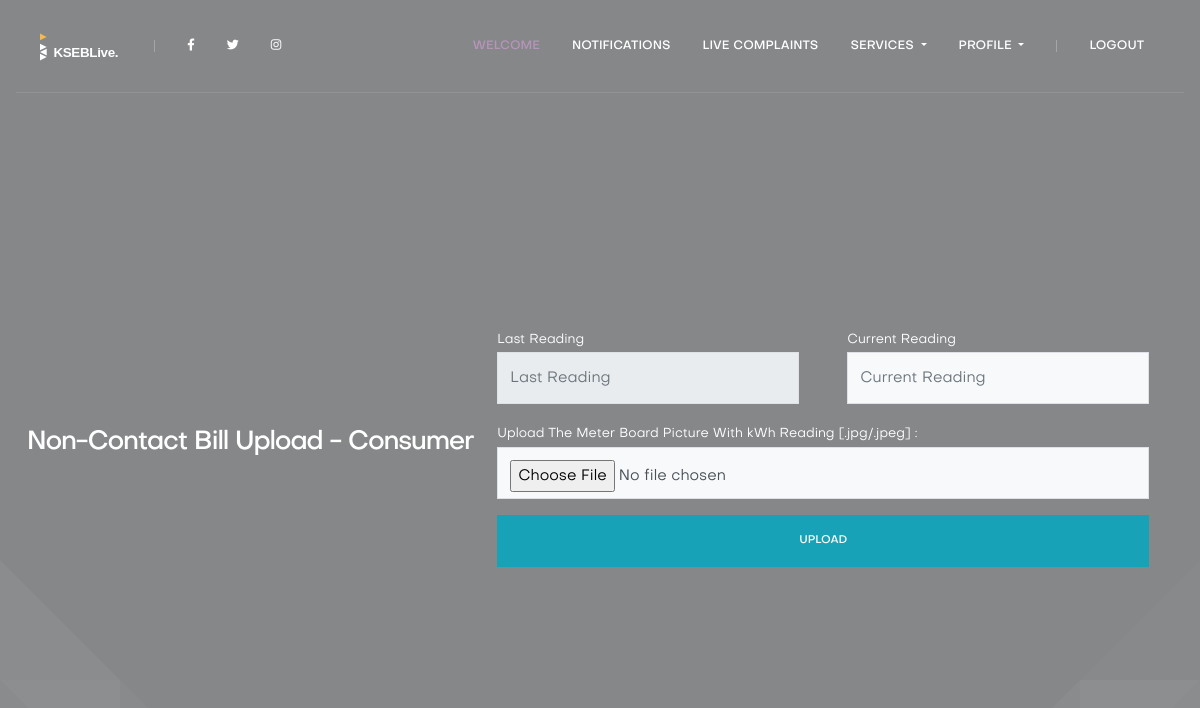
The app's page /addbill.php?t=ba331356, older data.
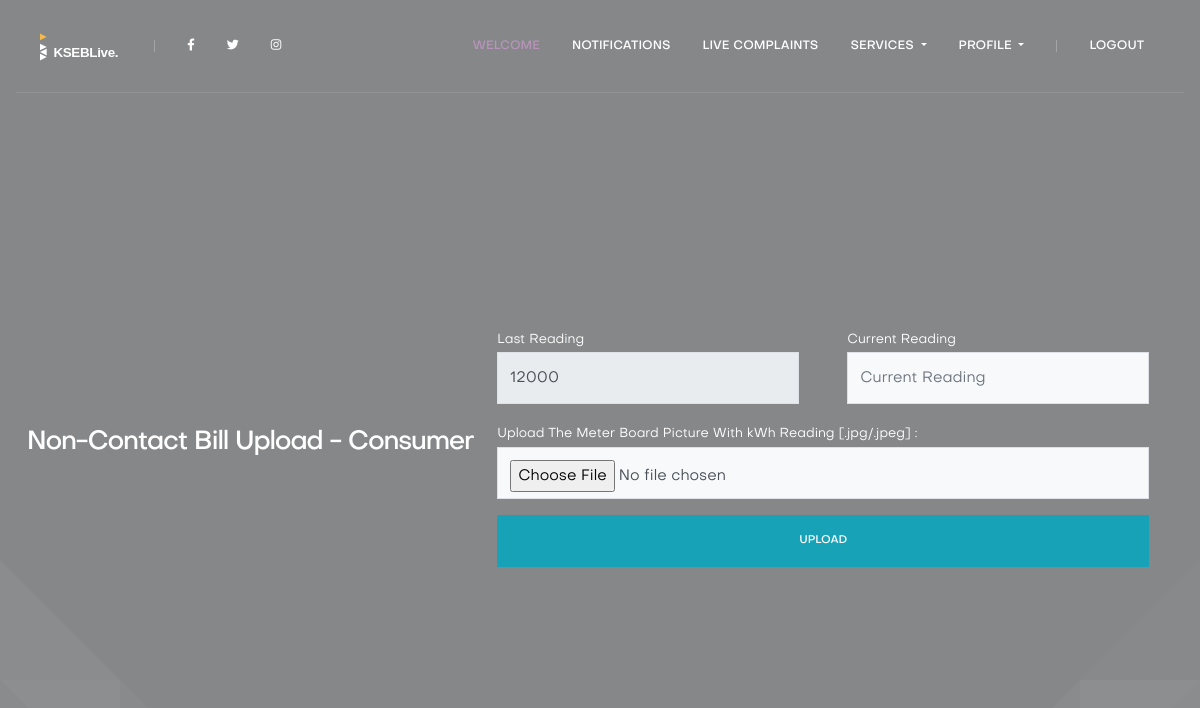
The same page, newer data.
### tables this page shows
CREATE TABLE `tb_bill` (
  `id` int(11) NOT NULL,
  `billkey` varchar(8) NOT NULL,
  `billdate` date NOT NULL,
  `duedate` date NOT NULL,
  `dcdate` date NOT NULL,
  `initialread` varchar(15) NOT NULL,
  `finalread` varchar(15) NOT NULL,
  `unitsused` varchar(15) NOT NULL,
  `fixedcharge` varchar(20) NOT NULL,
  `energycharge` varchar(15) NOT NULL,
  `total` varchar(20) NOT NULL,
  `consumerno` varchar(13) NOT NULL,
  `phno` varchar(10) NOT NULL,
  `status` enum('0','1') NOT NULL,
  `staffid` int(11) NOT NULL,
  `engid` int(11) NOT NULL,
  `nonstatus` enum('0','1','','') NOT NULL DEFAULT '0',
  `meterfile` varchar(255) DEFAULT NULL,
  `approvestatus` enum('0','1','2','3') NOT NULL DEFAULT '0'
);

### addbill.php (the view, shortened to what this page needs)
<?php
    include 'custheader.php';
    $billkey = $_GET['t'];
    $sql="select * from tb_bill where billkey='".$billkey."'";
	  $result = mysqli_query($conn,$sql);
	  while ($row=mysqli_fetch_array($result))
	  {
	    $final=$row['initialread'];
	  }
?>
      <section class="section section-top section-full">
      <div class="container">
        <div class="row justify-content-center align-items-center"><h2 style="text-align: center;color: white;">Non-Contact Bill Upload - Consumer</h2>
          <div class="col-md-8 col-lg-7">
          	<form role="form" name="myform" action="publicconnectionreg.php?t=<?php echo $billkey; ?>" method="post" enctype="multipart/form-data">
			    			<div class="row">
			    				<div class="col-xs-6 col-sm-6 col-md-6">
			    					<div class="form-group">
			    						<label class="form-check-label" for="exampleRadios1" style="color: white;">
								    Last Reading
								  </label>
			               				<input type="text" name="final" class="form-control input-sm" placeholder="Last Reading" readonly value="<?php echo $final; ?>">
			    					</div>
			    				</div>
			    				<div class="col-xs-6 col-sm-6 col-md-6">
			    					<div class="form-group">
			    						<label class="form-check-label" for="exampleRadios1" style="color: white;">
								    Current Reading
								  </label>
			    						<input type="text" name="current" class="form-control input-sm" placeholder="Current Reading" id="lname" onkeyup="lastName()">
			    					</div>
			    				</div>
			    			</div>
			    			<div class="form-group">
			    				<label class="form-check-label" for="exampleRadios1" style="color: white;">
								    Upload The Meter Board Picture With kWh Reading  [.jpg/.jpeg] :
								  </label>
			    				<input type="file" name="aadharfile" class="form-control input-sm" id="file" onchange="fileCheck()">
			    			</div>
			    			<input type="submit" value="Upload" class="btn btn-info btn-block" onclick="return checkNewconnz()" >
			    		</form>
          </div>
        </div>
      </div>
    </section>

Row changes from the older to the newer data that the page shows:
added tb_bill: final "12000"
